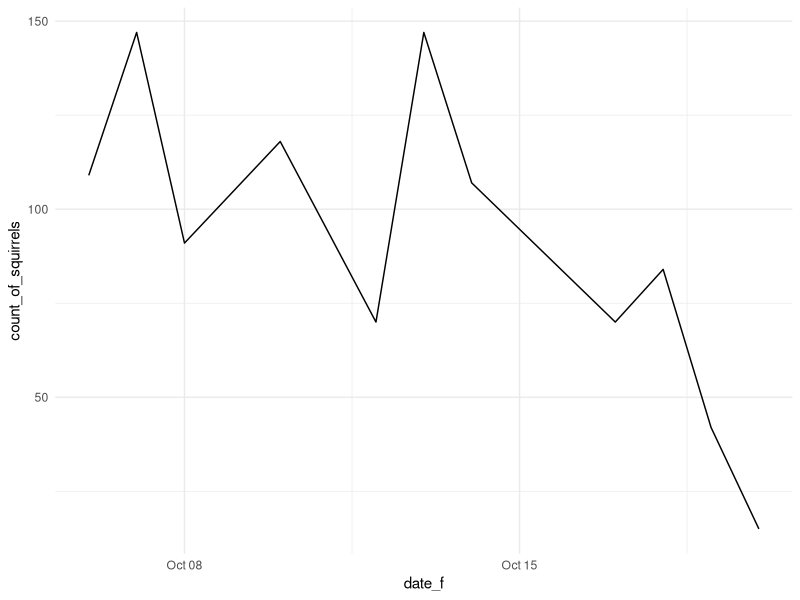
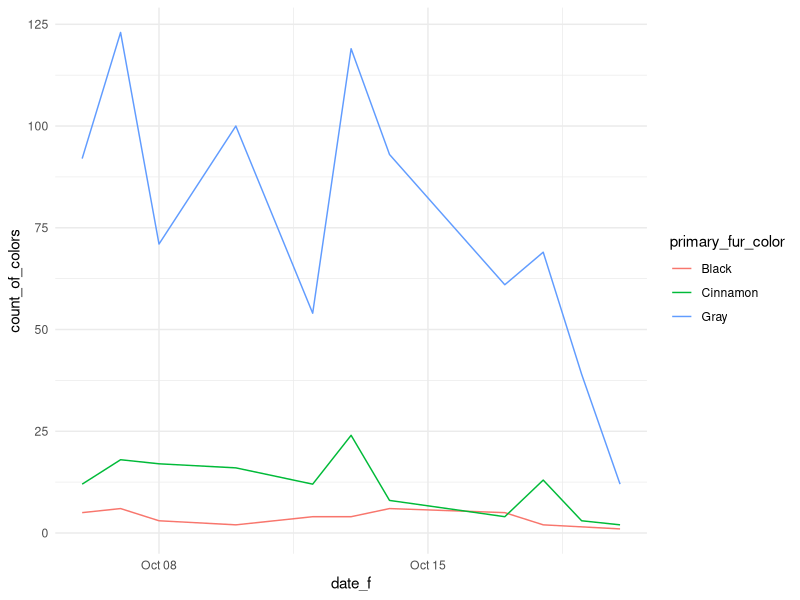
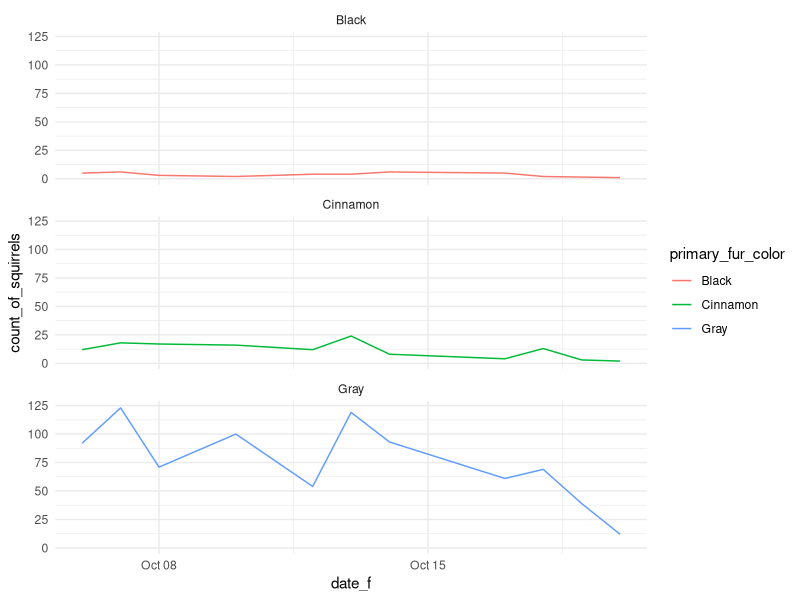
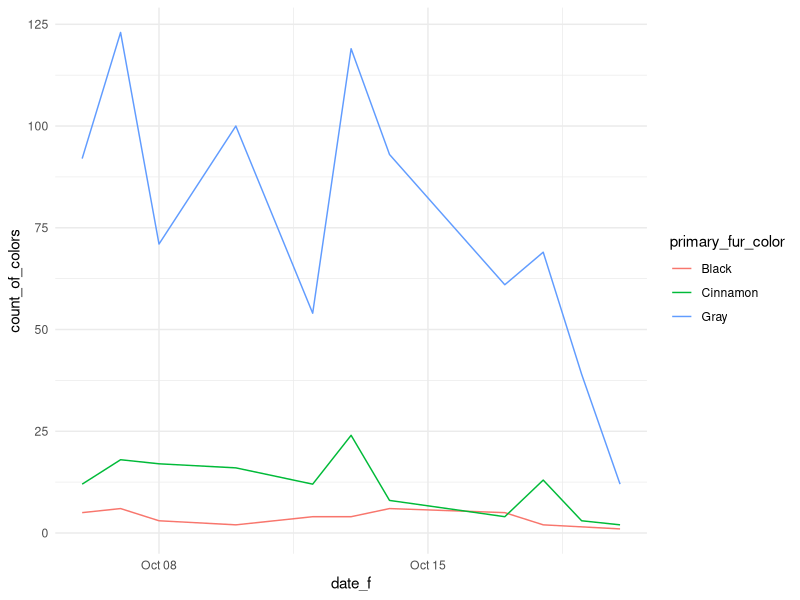

These charts were generated, in order, by the following R code:
## ---- chunk 1
library(tidyverse)
library(ggplot2)
# install.packages('patchwork')
library(patchwork)

theme_set(theme_minimal())
knitr::opts_chunk$set(dpi = 200)
## ---- chunk 2
squirrel_subset <- read.csv('squirrels_subset.csv')
squirrel_subset <- filter(squirrel_subset, !is.na(primary_fur_color))

squirrel_subset <- squirrel_subset %>%  
  mutate(date_f = as.Date.character(date, format = '%m%d%Y'))

## ---- chunk 3
squirrel_subset %>%  
  group_by(date_f) %>%  
  summarise(count_of_squirrels = n()) %>%  
  ggplot() + 
  aes(x = date_f, y = count_of_squirrels) + 
  geom_line()
## ---- chunk 4
squirrel_subset %>%
  group_by(date_f, primary_fur_color) %>%
  summarise(count_of_colors = n()) %>% 
  ggplot() + 
  aes(x = date_f, y = count_of_colors, color = primary_fur_color) + 
  geom_line()
## ---- chunk 5
?facet_wrap()
## ---- chunk 6
squirrel_subset %>%  
  group_by(date_f, primary_fur_color) %>%  
  summarise(count_of_squirrels = n()) %>%  
  ggplot() + 
  aes(x = date_f, y = count_of_squirrels, color = primary_fur_color) + 
  facet_wrap(facets = vars(primary_fur_color), nrow = 3) + 
  geom_line()
## ---- chunk 7
squirrel_subset %>%
  group_by(date_f, primary_fur_color) %>%
  summarise(count_of_colors = n()) %>% 
  ggplot() + 
  aes(x = date_f, y = count_of_colors, color = primary_fur_color) + 
  geom_line()
